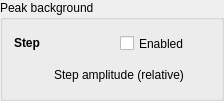
         <widget class="QGroupBox" name="groupBackground">
          <property name="title">
           <string>Peak background</string>
          </property>
          <layout class="QGridLayout" name="gridLayout_5">
           <item row="1" column="0">
            <layout class="QHBoxLayout" name="horizontalStepAmp">
             <item>
              <spacer name="horizontalSpacer_4">
               <property name="orientation">
                <enum>Qt::Horizontal</enum>
               </property>
               <property name="sizeType">
                <enum>QSizePolicy::Maximum</enum>
               </property>
               <property name="sizeHint" stdset="0">
                <size>
                 <width>40</width>
                 <height>20</height>
                </size>
               </property>
              </spacer>
             </item>
             <item>
              <widget class="QLabel" name="label_52">
               <property name="minimumSize">
                <size>
                 <width>0</width>
                 <height>25</height>
                </size>
               </property>
               <property name="maximumSize">
                <size>
                 <width>16777215</width>
                 <height>25</height>
                </size>
               </property>
               <property name="text">
                <string>Step amplitude (relative)</string>
               </property>
              </widget>
             </item>
            </layout>
           </item>
           <item row="0" column="0">
            <layout class="QHBoxLayout" name="horizontalLayout_28">
             <item>
              <widget class="QLabel" name="label_53">
               <property name="sizePolicy">
                <sizepolicy hsizetype="Preferred" vsizetype="Maximum">
                 <horstretch>0</horstretch>
                 <verstretch>0</verstretch>
                </sizepolicy>
               </property>
               <property name="minimumSize">
                <size>
                 <width>100</width>
                 <height>0</height>
                </size>
               </property>
               <property name="maximumSize">
                <size>
                 <width>16777215</width>
                 <height>16777215</height>
                </size>
               </property>
               <property name="font">
                <font>
                 <weight>75</weight>
                 <bold>true</bold>
                </font>
               </property>
               <property name="text">
                <string>Step</string>
               </property>
              </widget>
             </item>
             <item>
              <widget class="QCheckBox" name="checkStepEnable">
               <property name="enabled">
                <bool>true</bool>
               </property>
               <property name="sizePolicy">
                <sizepolicy hsizetype="Expanding" vsizetype="Fixed">
                 <horstretch>0</horstretch>
                 <verstretch>0</verstretch>
                </sizepolicy>
               </property>
               <property name="minimumSize">
                <size>
                 <width>90</width>
                 <height>25</height>
                </size>
               </property>
               <property name="maximumSize">
                <size>
                 <width>16777215</width>
                 <height>25</height>
                </size>
               </property>
               <property name="text">
                <string>Enabled</string>
               </property>
              </widget>
             </item>
            </layout>
           </item>
           <item row="2" column="0">
            <layout class="QHBoxLayout" name="horizontalTail"/>
           </item>
          </layout>
         </widget>
